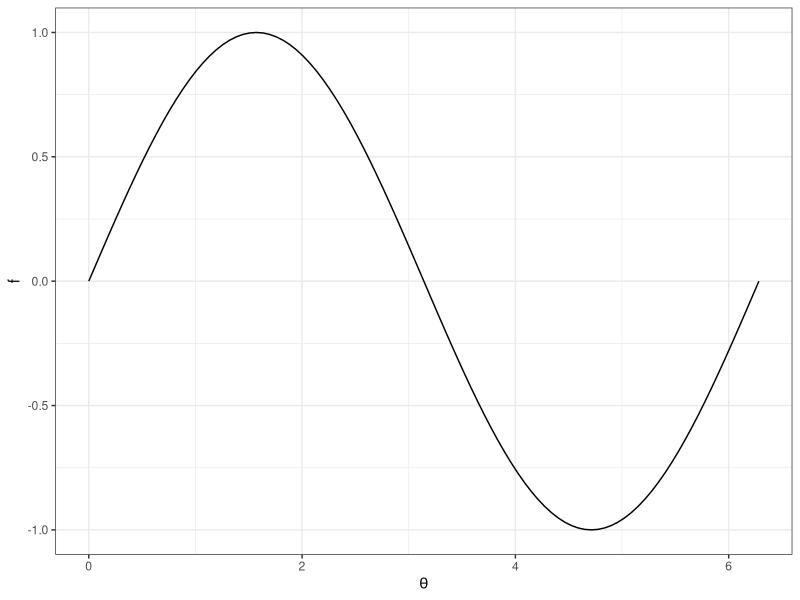

The R source for this figure:
## ---- chunk 1
#| echo: false
#| warning: false

library(tidyverse)
## ---- chunk 2
ggplot() +
  xlim(0, 2*pi) +
  geom_function(fun = sin) +
  labs(x = expression(theta), y = "f") +
  theme_bw()
